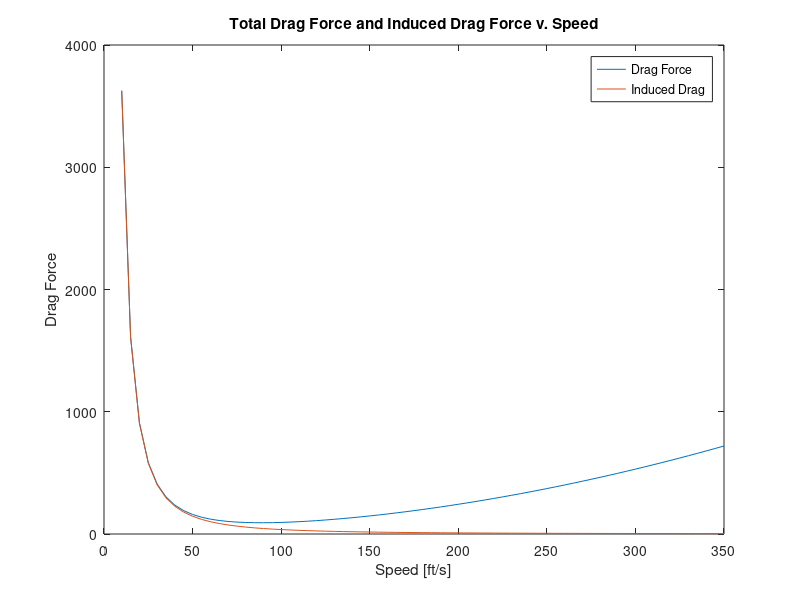

Source code (MATLAB):
% MatLab Post Activity Task 1
% File: ML2_PA_Task1_nfinan.m
% Date: 22 November 2016
% By: Nicholas Finan
% nfinan
% Section: 3
% Team: 38
%
% ELECTRONIC SIGNATURE
% Nicholas Finan
%
% The electronic signature above indicates that the program
% submitted for evaluation is my individual work. I have
% a general understanding of all aspects of its development
% and execution.
%
% Calculates Total Drag Force and Induced Drag for a range of speeds.
clc
clear
AR = 3;
e = 0.9;
p = 1.066 * (10 ^ (-3));
Cd0 = 0.018;
S = 610;
L = 1000;
V = [10:5:350];
Cl =  L ./ (0.5 * p * V .^2 * S);
Di = Cl.^2 .* 0.5 .* p .* V.^2 .* S / (pi * e * AR);
D0 = 0.5 * p * V.^2 * S * Cd0;
D = D0 + Di;
plot(V,D)
hold on
plot(V,Di)
legend('Drag Force','Induced Drag')
title('Total Drag Force and Induced Drag Force v. Speed')
xlabel('Speed [ft/s]')
ylabel('Drag Force')
hold off